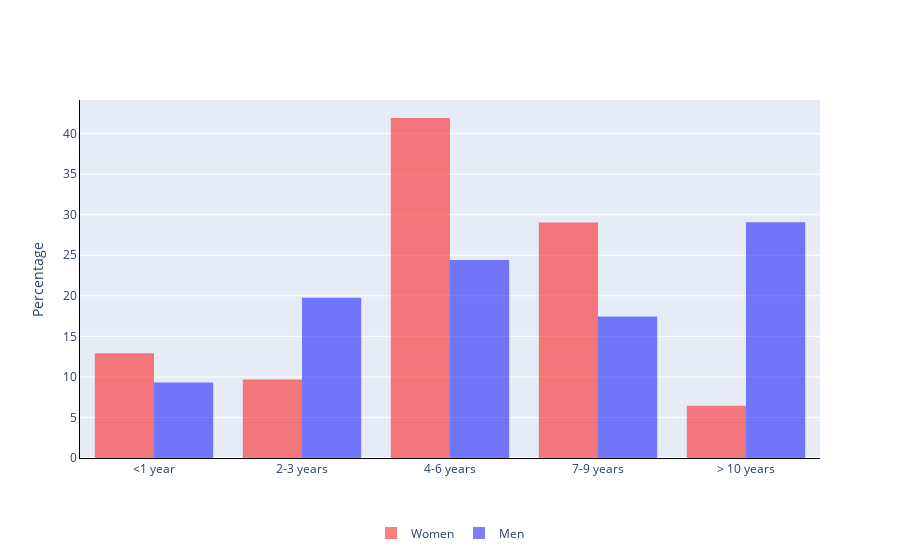
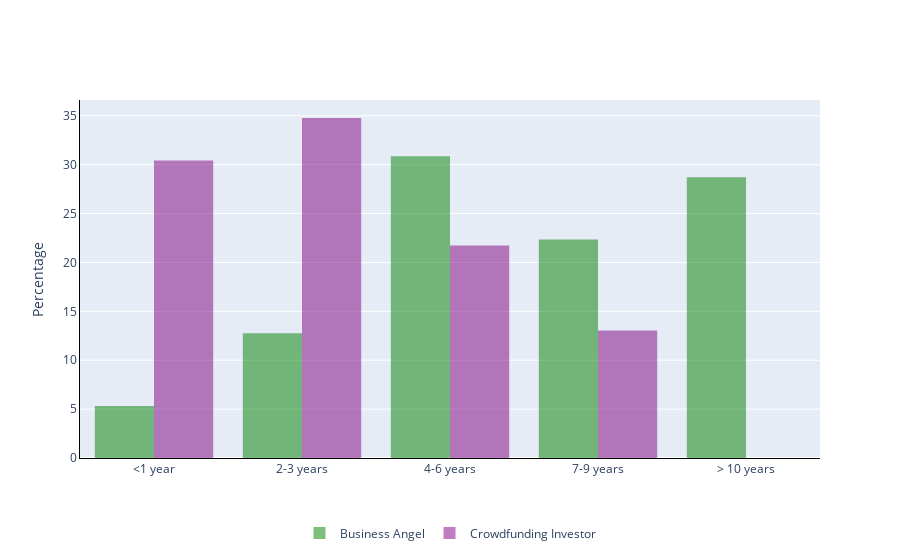

The cell these charts' notebook holds for them, in order:
### Code cell
import pandas as pd
import plotly.express as px
import plotly.graph_objects as go

def hist(traces, category_orders, x_title, y_title, y_tickformat, histnorm):
    fig = go.Figure()
    for trace in traces:
        fig.add_trace(go.Histogram(histnorm=histnorm, x=trace['x'], name=trace['name'], marker_color=trace['marker_color'], opacity=trace['opacity']))
    
    # Layout
    fig.update_layout(
        # title=groups[group]['title'],
        xaxis={
            'title': x_title,
            'showline': True,
            'linewidth': 1,
            'linecolor': 'black',
            # 'mirror': True,
            'categoryorder': 'array',
            'categoryarray': category_orders,
        },
        yaxis={
            'title': y_title,
            'showline': True,
            'linewidth': 1,
            'linecolor': 'black',
            # 'mirror': True,
            'tickformat': y_tickformat,
        },
        legend={
        'yanchor': 'bottom',
        'y': -0.25,
        'xanchor': 'center',
        'x': 0.5,
        'orientation': 'h',
        },
    )

    fig.show()

def dist_ana(df, cols, start_range, groups, y_title, y_tickformat, histnorm):
    for col in cols:
        
        # Consolidated Basis
        for group in groups:
            category_range=range(start_range, start_range+len(cols[col][1]))
            category_orders=cols[col][1]
            
            if (group=='gender_male'):
                title=cols[col][0]+ ' - Gender - BA & CI'
            elif (group=='survey'):
                title=cols[col][0]+ ' - Investor Type - Women & Men'
                
            traces=[]
            for i in range(len(groups)):
                df_temp=df[df[group]==groups[group][i][0]]
                traces.append({
                    'x': df_temp[col].replace(category_range, category_orders),
                    'name': groups[group][i][1],
                    'marker_color': groups[group][i][2],
                    'opacity': groups[group][i][3],
                })
            x_title=''
        
        
            
            # Display
            print(title)
            hist(traces, category_orders, x_title, y_title, y_tickformat, histnorm)
            
            # Gender BA only   
            # if (not col in CI_ONLY_COLS) & (not col in DIFF_COLS): 
            #     #Inputs
            #     if (group=='gender_male'):
            #         title=cols[col][0]+ ' - Gender - BA & CI'
            #     elif (group=='survey'):
            #         title=cols[col][0]+ ' - Investor Type - Women & Men'
            #     traces=[]
            #     for i in range(len(groups)):
            #         df_temp=df[
            #             (df[group]==groups[group][i][0])
            #             ]
            #         traces.append({
            #             'x': df_temp[col].replace(category_range, category_orders),
            #             'name': groups[group][i][1],
            #             'marker_color': groups[group][i][2],
            #             'opacity': groups[group][i][3],
            #         })
            #     x_title=''
                
            #     # Display
            #     print(title)
            #     hist(traces, category_orders, x_title, y_title, y_tickformat, histnorm)
            
            
            

# Execution
df=df_load.copy()
cols={
    'inv_time': ['Investor Experience', ['<1 year','2-3 years', '4-6 years', '7-9 years', '> 10 years'],],
}
groups={
    'gender_male':[
        [1, 'Women', 'red', 0.5],
        [2, 'Men', 'blue', 0.5],
    ],
    'survey': [
        ['BA', 'Business Angel', 'green', 0.5],
        ['CI', 'Crowdfunding Investor', 'purple', 0.5],
    ],
}
start_range=1
histnorm='percent'
y_title='Percentage'
y_tickformat=''

dist_ana(df, cols, start_range, groups, y_title, y_tickformat, histnorm)

### Figure 1 — Plotly figure (JSON) as saved in the notebook; plotly's stock layout.template omitted (floating-point values rounded to 4 significant figures)
{"data": [{"histnorm": "percent", "marker": {"color": "red"}, "name": "Women", "opacity": 0.5, "type": "histogram", "x": ["7-9 years", "7-9 years", "4-6 years", "<1 year", "2-3 years", "4-6 years", "4-6 years", "7-9 years", "4-6 years", "7-9 years", "4-6 years", null, "4-6 years", "4-6 years", "7-9 years", "4-6 years", null, null, "4-6 years", "2-3 years", null, "7-9 years", "4-6 years", "7-9 years", null, "7-9 years", "7-9 years", "> 10 years", "> 10 years", null, "4-6 years", "<1 year", null, "<1 year", null, null, "4-6 years", null, null, "4-6 years", null, null, null, "<1 year", "2-3 years", null, null]}, {"histnorm": "percent", "marker": {"color": "blue"}, "name": "Men", "opacity": 0.5, "type": "histogram", "x": ["<1 year", "<1 year", "2-3 years", "> 10 years", "4-6 years", "4-6 years", "> 10 years", "2-3 years", "> 10 years", "> 10 years", "> 10 years", "> 10 years", "7-9 years", "4-6 years", "2-3 years", "4-6 years", "2-3 years", "2-3 years", "4-6 years", "4-6 years", "> 10 years", "7-9 years", "7-9 years", "4-6 years", "> 10 years", "7-9 years", "> 10 years", "2-3 years", "7-9 years", "> 10 years", "> 10 years", "4-6 years", "> 10 years", "2-3 years", "> 10 years", null, "7-9 years", "7-9 years", null, "<1 year", "2-3 years", "4-6 years", "2-3 years", "> 10 years", "4-6 years", "> 10 years", "7-9 years", "4-6 years", "> 10 years", "4-6 years", "> 10 years", "7-9 years", "7-9 years", "4-6 years", "4-6 years", "7-9 years", "> 10 years", "4-6 years", "> 10 years", "> 10 years", "> 10 years", "<1 year", "> 10 years", "4-6 years", "> 10 years", "4-6 years", "4-6 years", "4-6 years", "7-9 years", "> 10 years", "> 10 years", "2-3 years", "2-3 years", "2-3 years", "7-9 years", "7-9 years", null, "<1 year", "2-3 years", "4-6 years", "2-3 years", "2-3 years", "2-3 years", "<1 year", null, "<1 year", null, null, null, null, null, null, null, "2-3 years", "7-9 years", "<1 year", null, "4-6 years", null, null, null]}], "layout": {"legend": {"orientation": "h", "x": 0.5, "xanchor": "center", "y": -0.25, "yanchor": "bottom"}, "xaxis": {"categoryarray": ["<1 year", "2-3 years", "4-6 years", "7-9 years", "> 10 years"], "categoryorder": "array", "linecolor": "black", "linewidth": 1, "showline": true, "title": {"text": ""}}, "yaxis": {"linecolor": "black", "linewidth": 1, "showline": true, "tickformat": "", "title": {"text": "Percentage"}}}}

### Figure 2 — Plotly figure (JSON) as saved in the notebook; plotly's stock layout.template omitted (floating-point values rounded to 4 significant figures)
{"data": [{"histnorm": "percent", "marker": {"color": "green"}, "name": "Business Angel", "opacity": 0.5, "type": "histogram", "x": ["<1 year", "<1 year", "7-9 years", "7-9 years", "2-3 years", "> 10 years", "4-6 years", "4-6 years", null, null, "4-6 years", "> 10 years", "<1 year", null, "2-3 years", null, "4-6 years", "2-3 years", "> 10 years", "> 10 years", "> 10 years", "> 10 years", "4-6 years", "7-9 years", "7-9 years", "4-6 years", "2-3 years", "4-6 years", null, null, "4-6 years", "2-3 years", "2-3 years", "4-6 years", "4-6 years", "> 10 years", "7-9 years", "7-9 years", "4-6 years", "> 10 years", "7-9 years", null, "> 10 years", "7-9 years", "2-3 years", "4-6 years", "7-9 years", null, "> 10 years", null, "> 10 years", "4-6 years", "4-6 years", null, "> 10 years", null, "4-6 years", "7-9 years", "2-3 years", "> 10 years", null, "4-6 years", null, null, null, null, "7-9 years", null, "4-6 years", "7-9 years", null, null, "<1 year", "2-3 years", "2-3 years", null, "4-6 years", null, null, "2-3 years", "7-9 years", "> 10 years", "4-6 years", "> 10 years", "4-6 years", "7-9 years", null, "7-9 years", "4-6 years", "> 10 years", "4-6 years", "> 10 years", "7-9 years", null, "7-9 years", "4-6 years", null, "4-6 years", null, null, "7-9 years", "> 10 years", "4-6 years", "> 10 years", "> 10 years", "> 10 years", "<1 year", "> 10 years", null, "4-6 years", "> 10 years", null, "7-9 years", "4-6 years", "7-9 years", "4-6 years", "4-6 years", "> 10 years", "7-9 years", "> 10 years", "> 10 years", "> 10 years", "2-3 years"]}, {"histnorm": "percent", "marker": {"color": "purple"}, "name": "Crowdfunding Investor", "opacity": 0.5, "type": "histogram", "x": ["2-3 years", null, "2-3 years", "7-9 years", "4-6 years", "7-9 years", null, "<1 year", "2-3 years", "<1 year", "4-6 years", "2-3 years", null, "<1 year", null, null, null, null, null, null, null, "4-6 years", null, null, null, null, null, "2-3 years", null, null, "2-3 years", null, "4-6 years", "<1 year", null, "<1 year", null, null, null, null, null, null, null, null, null, null, null, null, null, null, null, "2-3 years", "7-9 years", "<1 year", null, null, "4-6 years", "<1 year", "2-3 years", null, null, null, null, null, null]}], "layout": {"legend": {"orientation": "h", "x": 0.5, "xanchor": "center", "y": -0.25, "yanchor": "bottom"}, "xaxis": {"categoryarray": ["<1 year", "2-3 years", "4-6 years", "7-9 years", "> 10 years"], "categoryorder": "array", "linecolor": "black", "linewidth": 1, "showline": true, "title": {"text": ""}}, "yaxis": {"linecolor": "black", "linewidth": 1, "showline": true, "tickformat": "", "title": {"text": "Percentage"}}}}
